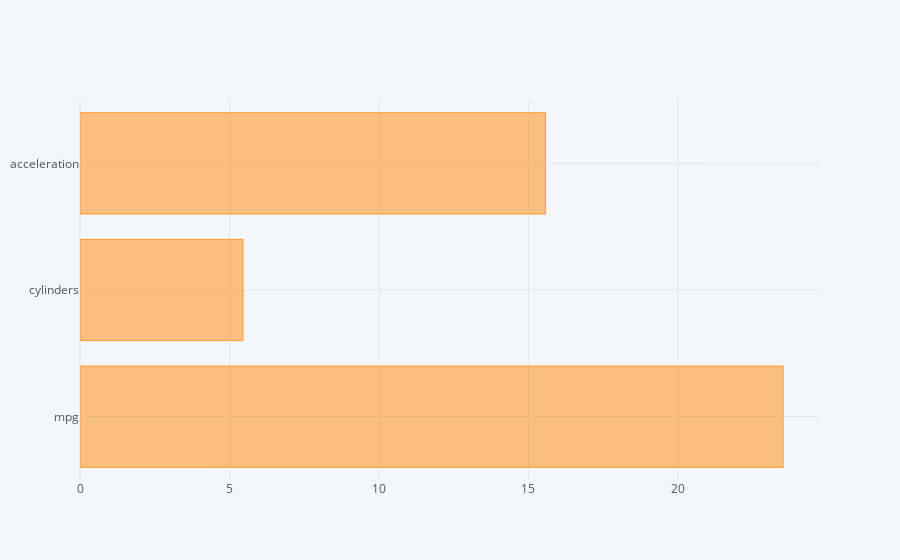

Write notebook code for a chart like this one.
### Markdown cell above
# Horizontal bar plot

### Code cell
dataset2.mean().iplot(kind='barh')

### Figure 1 — Plotly figure (JSON) as saved in the notebook; plotly's stock layout.template omitted (floating-point values rounded to 4 significant figures)
{"data": [{"marker": {"color": "rgba(255, 153, 51, 0.6)", "line": {"color": "rgba(255, 153, 51, 1.0)", "width": 1}}, "name": "None", "orientation": "h", "text": "", "type": "bar", "uid": "580817cd-bea6-4242-8383-de61f1fc6028", "x": [23.51, 5.455, 15.57], "y": ["mpg", "cylinders", "acceleration"]}], "layout": {"legend": {"bgcolor": "#F5F6F9", "font": {"color": "#4D5663"}}, "paper_bgcolor": "#F5F6F9", "plot_bgcolor": "#F5F6F9", "title": {"font": {"color": "#4D5663"}}, "xaxis": {"gridcolor": "#E1E5ED", "showgrid": true, "tickfont": {"color": "#4D5663"}, "title": {"font": {"color": "#4D5663"}, "text": ""}, "zerolinecolor": "#E1E5ED"}, "yaxis": {"gridcolor": "#E1E5ED", "showgrid": true, "tickfont": {"color": "#4D5663"}, "title": {"font": {"color": "#4D5663"}, "text": ""}, "zerolinecolor": "#E1E5ED"}}}
